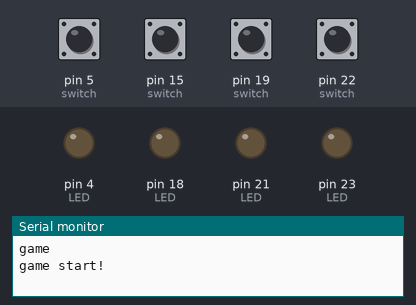
Recording of a sketch running on a simulated Arduino Mega 2560, built with avr-gcc and run on an emulated ATmega2560. Shown: output pins drawn as LEDs (lit = HIGH), the last lines printed to the serial monitor. Dashed ring = blinking. Inputs (shaded band) come from the test bench; at power-on: pin 5 (switch), pin 15 (switch), pin 19 (switch), pin 22 (switch) HIGH. Random numbers use the default seed unless the sketch sets one.

Above: at 6.5 s.
6.6 s: pin 5 (switch) pulled LOW for 0.8 s
At 6.75 s:
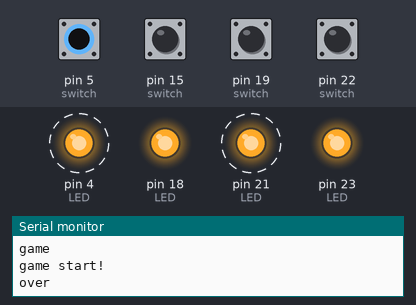
At 8.4 s:
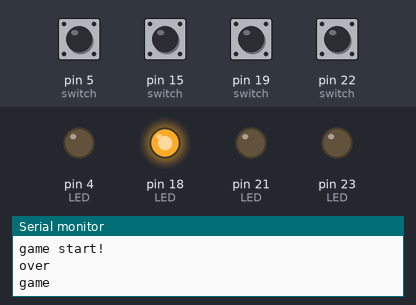
Timing chart, 0 to 13.3 s (numbered marks = the images above; inputs shaded):
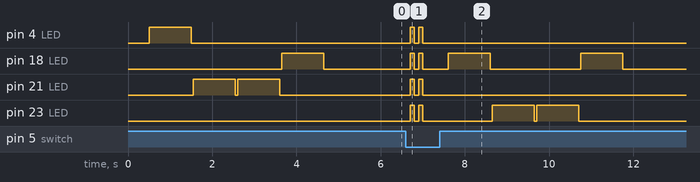

The sketch:

Arduino_simonsays.ino
```cpp
// C++ code
//
int color[4];

void setup()
{
  //Red button
  pinMode(22, INPUT_PULLUP); //switch
  pinMode(23, OUTPUT); // LED

  //Yellow
  pinMode(19, INPUT_PULLUP); //switch
  pinMode(21, OUTPUT); // LED

  //green
  pinMode(5, INPUT_PULLUP); //switch
  pinMode(18, OUTPUT); // LED

  //blue
  pinMode(15, INPUT_PULLUP); //switch
  pinMode(4, OUTPUT); //LED

  Serial.begin(115200);
}

// void switchLED(int num){
//   switch(num){
//     case 0:
//       digitalWrite(23, HIGH);
//      delay(1000); // Wait for 1000 millisecond(s)
//      digitalWrite(23, LOW);
//      break;
//     case 1:
//      digitalWrite(21, HIGH);
//      delay(1000); // Wait for 1000 millisecond(s)
//      digitalWrite(21, LOW);
//      break;
//     case 2:
//      digitalWrite(18, HIGH);
//      delay(1000); // Wait for 1000 millisecond(s)
//      digitalWrite(18, LOW);
//      break;
//     case 3:
//      digitalWrite(4, HIGH);
//      delay(1000); // Wait for 1000 millisecond(s)
//      digitalWrite(4, LOW);
//      break;
//     default:
//      break;
//   }
// }

void loop()
{
 for(int i = 0; i<4; i++) {
   color[i] = random(1,5);
 }

 Serial.println("game");
 delay(500);

 for(int i = 0; i<4; i++){
   if(color[i]==1){
     digitalWrite(23, HIGH);
     delay(1000);
     digitalWrite(23, LOW);
   }
   if(color[i]==2){
     digitalWrite(21, HIGH);
     delay(1000);
     digitalWrite(21, LOW);
   }
   if(color[i]==3){
     digitalWrite(18, HIGH);
     delay(1000);
     digitalWrite(18, LOW);
   }
   if(color[i]==4){
     digitalWrite(4, HIGH);
     delay(1000);
     digitalWrite(4, LOW);
   }
   delay(50);
 }
  int click[4] = {0};
   Serial.println("game start!");

  for(int i = 0; i<4; i++){
    while(true) {
      if(digitalRead(22) == LOW){
        digitalWrite(23, HIGH);
        click[i] = 1;
        break;
      }
      if(digitalRead(19) == LOW){
        digitalWrite(21, HIGH);
        click[i] = 1;
        break;
      }
      if(digitalRead(5) == LOW){
        digitalWrite(18, HIGH);
        click[i] = 1;
        break;
      }
      if(digitalRead(15) == LOW){
        digitalWrite(4, HIGH);
        click[i] = 1;
        break;
      }
      delay(500);
      light_off();
    }

    if(!check(click, i+1)){
      light_on();
      delay(100);
      light_off();
      delay(100);
      light_on();
      delay(100);
      light_off();
      delay(100);
      break;
    }
  }
}

bool check(int click[], int count) {
    for(int i = 0; i<count; i++){
      if(click[i] != color[i]) {
        Serial.println("over");
        return false;
      } else {
        Serial.print(i);
        Serial.println("Success");
      }

      if(i == 3) {
        Serial.println("win!");
      light_on();
      delay(100);
      light_off();
      delay(100);
      light_on();
      delay(100);
      light_off();
      delay(100);
      }
    }
    return true;
  }

void light_on(){
  digitalWrite(23, HIGH);
  digitalWrite(21, HIGH);
  digitalWrite(18, HIGH);
  digitalWrite(4, HIGH);
}

void light_off(){
  digitalWrite(23, LOW);
  digitalWrite(21, LOW);
  digitalWrite(18, LOW);
  digitalWrite(4, LOW);
  }
```

Measured:
- after the input at 6.6 s, pin 4 (LED): alternates HIGH for 0.10 s and LOW for 0.10 s, 4 changes in all, then stays LOW, starting after 0.10 s; pin 18 (LED): LOW → HIGH after 0.10 s, → LOW 0.10 s later, → HIGH 0.10 s later, → LOW 0.10 s later, … (8 changes in this stretch)
- by itself, pin 21 (LED): alternates HIGH for 1.0 s and LOW for 0.05 s, 4 changes in all, then stays LOW
